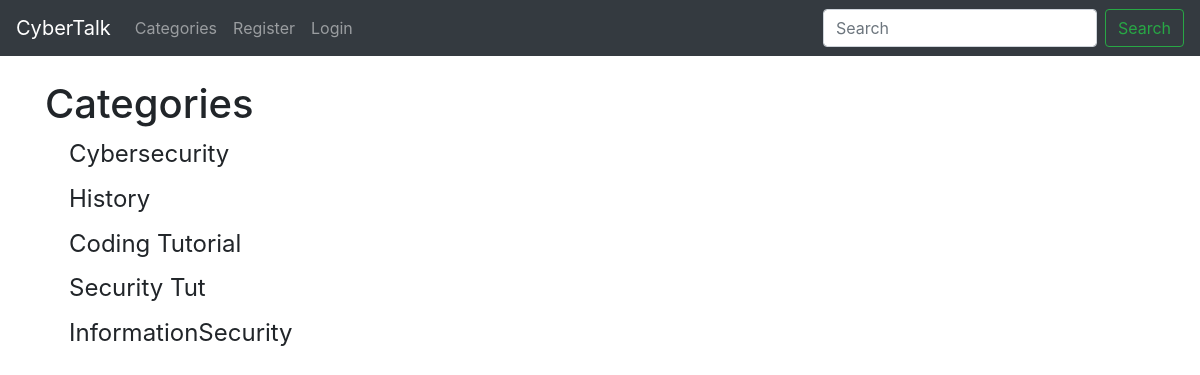
The app's page /category-list/, older data.
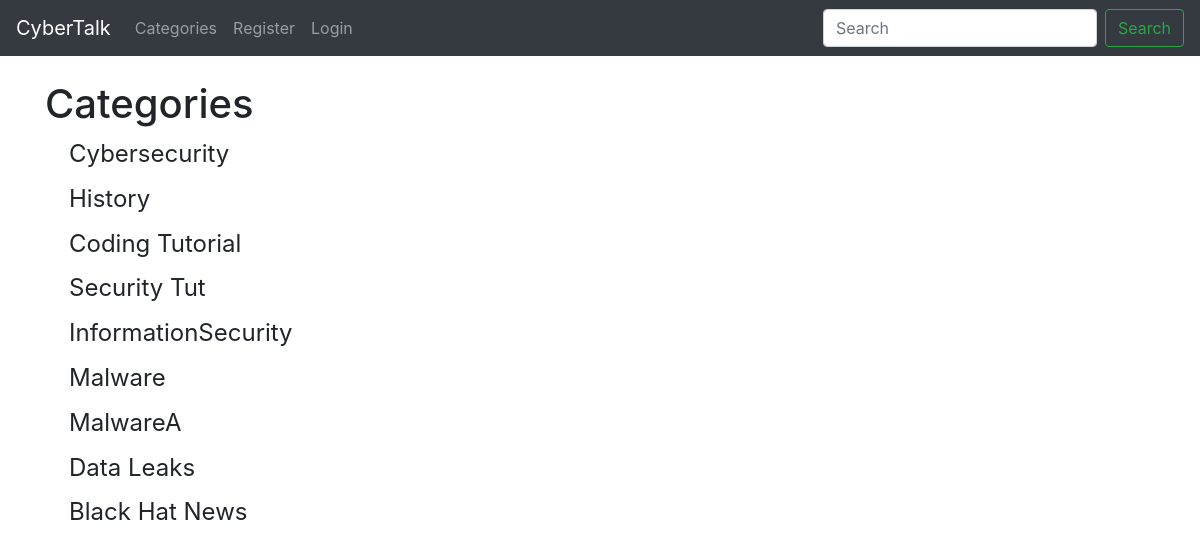
The same page, newer data.
### theblog/models.py (models this page shows, shortened)
class Category(models.Model):
    name=models.CharField(max_length=255)
    def __str__(self) -> str:
        return self.name

### theblog/views.py (the view)
# urls.py: path('category-list/', CategoryListView,name='category_list'),
def CategoryListView(request):
        cat_menu_list=Category.objects.all()
        return render(request, 'category_list.html', {'cat_menu_list':cat_menu_list})

### theblog/templates/category_list.html (shortened to what this page needs)
{% extends 'base.html' %}
{% block content %}
<h1>Categories</h1>
{%for item in cat_menu_list%}
<h4><a class="dropdown-item" href="{% url 'category' item|slugify %}">{{item}}</a></h4>
{%endfor%}
{% endblock %}

Row changes from the older to the newer data that the page shows:
added Category: name "Malware"
added Category: name "MalwareA"
added Category: name "Data Leaks"
added Category: name "Black Hat News"
